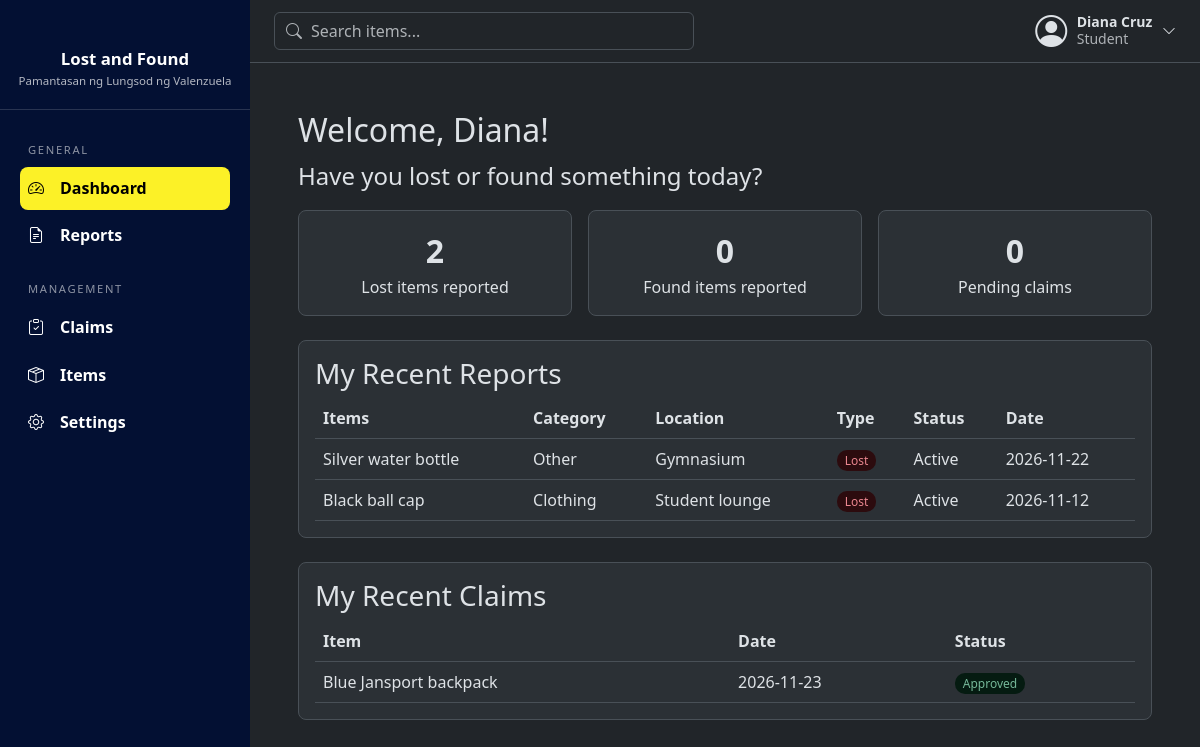
/dashboard (signed in), run on an earlier commit of the app's database.
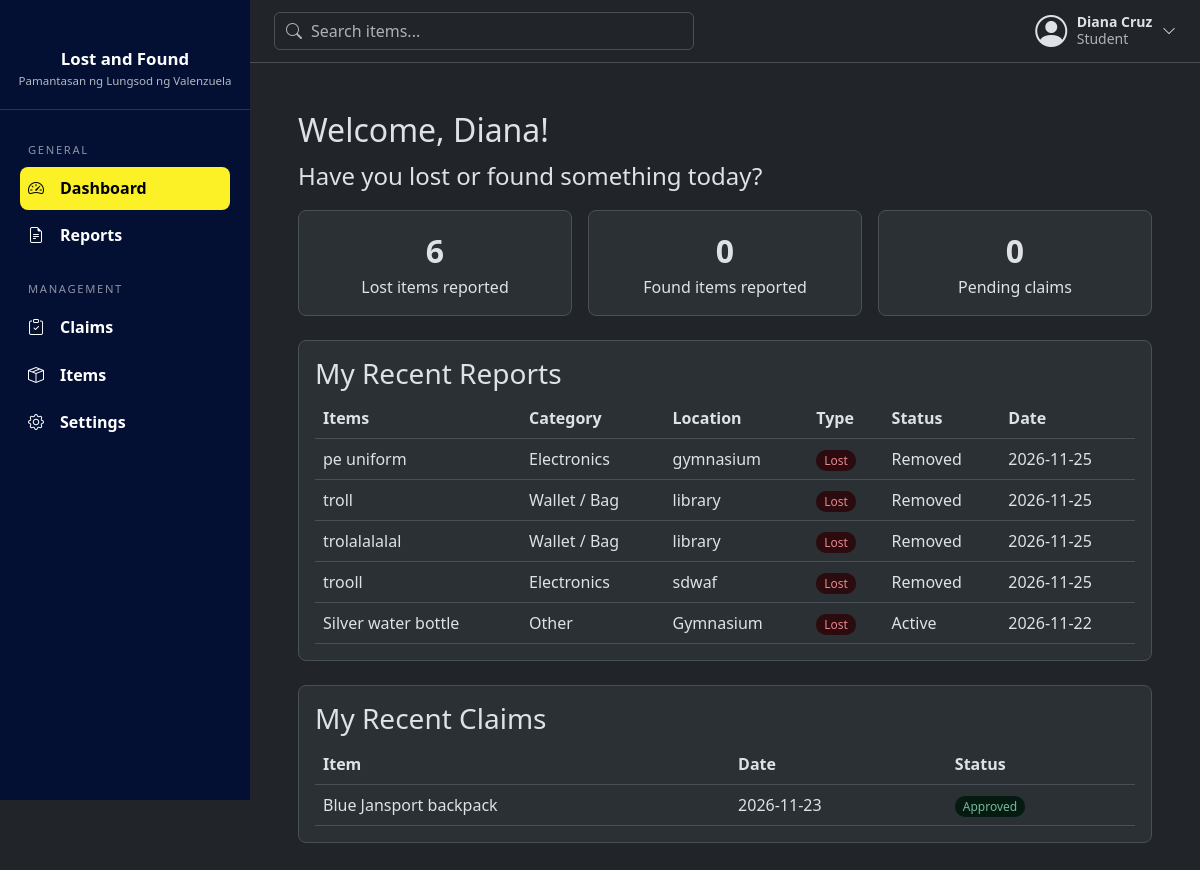
And on a later commit of the database.
### tables this page shows
CREATE TABLE items (
            item_id INTEGER PRIMARY KEY AUTOINCREMENT,
            user_id INTEGER NOT NULL,
            name TEXT NOT NULL,
            category TEXT NOT NULL,
            description TEXT,
            location TEXT NOT NULL,
            item_status TEXT NOT NULL
                CHECK(item_status IN ('Lost', 'Found')),
            status TEXT NOT NULL DEFAULT 'Active'
                CHECK(status IN ('Active', 'Claimed', 'Returned', 'Removed')),
            date_reported DATE NOT NULL DEFAULT CURRENT_DATE,

            FOREIGN KEY (user_id) REFERENCES users (id)
        );

CREATE TABLE claims (
            claim_id INTEGER PRIMARY KEY AUTOINCREMENT,
            item_id INTEGER NOT NULL,
            user_id INTEGER NOT NULL,
            proof_description TEXT NOT NULL,
            claim_date DATE NOT NULL DEFAULT CURRENT_DATE,
            claim_status TEXT NOT NULL DEFAULT 'Pending'
                CHECK(claim_status IN ('Pending', 'Approved', 'Rejected')), admin_note TEXT,

            FOREIGN KEY (item_id) REFERENCES items (item_id),
            FOREIGN KEY (user_id) REFERENCES users (id)
        );

### routes/user_routes.py (the view)
@bp.route("/dashboard")
@login_required
def dashboard():
    db = get_db()
    user_id = session["user_id"]
    my_items = db.execute(
        "SELECT item_id, name, category, location, item_status, status, date_reported "
        "FROM items WHERE user_id = ? ORDER BY date_reported DESC, item_id DESC",
        (user_id,),
    ).fetchall()
    my_claims = db.execute(
        "SELECT claims.claim_id, claims.claim_date, claims.claim_status, items.name "
        "FROM claims JOIN items ON claims.item_id = items.item_id "
        "WHERE claims.user_id = ? ORDER BY claims.claim_date DESC, claims.claim_id DESC",
        (user_id,),
    ).fetchall()
    lost_count = 0
    found_count = 0
    for item in my_items:
        if item["item_status"] == "Lost":
            lost_count = lost_count + 1
        else:
            found_count = found_count + 1
    pending_count = 0
    for claim in my_claims:
        if claim["claim_status"] == "Pending":
            pending_count = pending_count + 1
    return render_template(
        "user/dashboard.html",
        full_name=session["full_name"],
        role=session["role"],
        my_items=my_items[:5],
        my_claims=my_claims[:5],
        lost_count=lost_count,
        found_count=found_count,
        pending_count=pending_count,
    )

### database/connection.py (called while the page is built)
def get_db():
    if "db" not in g:
        g.db = sqlite3.connect(current_app.config["DATABASE"])
        g.db.row_factory = sqlite3.Row
    return g.db

### models/user_model.py (called while the page is built)
def get_by_id(user_id):
    return get_db().execute("SELECT * FROM users WHERE id = ?", (user_id,)).fetchone()

### routes/utils.py (called while the page is built)
def login_required(view):
    @wraps(view)
    def wrapped(*args, **kwargs):
        if "user_id" not in session:
            flash("Please log in first.", "warning")
            return redirect(url_for("auth.login"))
        user = user_model.get_by_id(session["user_id"])
        if user is None or not user["is_active"]:
            session.clear()
            flash("Your account is no longer active. Please contact an administrator.", "warning")
            return redirect(url_for("auth.login"))
        return view(*args, **kwargs)
    return wrapped

### templates/user/dashboard.html (shortened to what this page needs)
{% extends "base.html" %}
{% block content %}
<h2>Welcome, {{ full_name.split()[0] }}!</h2>
<p style="font-size: 1.5rem;">Have you lost or found something today?</p>
<div class="dash-cards">
    <div class="dash-card">
        <div class="number">{{ lost_count }}</div>
        <div>Lost items reported</div>
    </div>
    <div class="dash-card">
        <div class="number">{{ found_count }}</div>
        <div>Found items reported</div>
    </div>
    <div class="dash-card">
        <div class="number">{{ pending_count }}</div>
        <div>Pending claims</div>
    </div>
</div>
<div class="dash-section">
    <h3>My Recent Reports</h3>
    {% if my_items %}
    <table>
        <tr>
            <th>Items</th>
            <th>Category</th>
            <th>Location</th>
            <th>Type</th>
            <th>Status</th>
            <th>Date</th>
        </tr>
        {% for item in my_items %}
        <tr>
            <td>{{ item["name"] }}</td>
            <td>{{ item["category"] }}</td>
            <td>{{ item["location"] }}</td>
            <td><span class="dash-badge {{ item['item_status'] }}">{{ item["item_status"] }}</span></td>
            <td>{{ item["status"] }}</td>
            <td>{{ item["date_reported"] }}</td>
        </tr>
        {% endfor %}
    </table>
    {% else %}
    <p class="dash-empty">You haven't reported any items yet.</p>
    {% endif %}
</div>
<div class="dash-section">
    <h3>My Recent Claims</h3>
    {% if my_claims %}
    <table>
        <tr>
            <th>Item</th>
            <th>Date</th>
            <th>Status</th>
        </tr>
        {% for claim in my_claims %}
        <tr>
            <td>{{ claim["name"] }}</td>
            <td>{{ claim["claim_date"] }}</td>
            <td><span class="dash-badge {{ claim['claim_status'] }}">{{ claim["claim_status"] }}</span></td>
        </tr>
        {% endfor %}
    </table>
    {% else %}
    <p class="dash-empty">You haven't made any claims yet.</p>
    {% endif %}
</div>
{% endblock %}

What changed in the data, as far as the page shows it:
no longer on this page (row unchanged): items: name "Black ball cap", category "Clothing", location "Student lounge", item_status "Lost", status "Active", date_reported "2026-11-12"
added items: name "pe uniform", category "Electronics", location "gymnasium", item_status "Lost", status "Removed", date_reported "2026-11-25"
added items: name "troll", category "Wallet / Bag", location "library", item_status "Lost", status "Removed", date_reported "2026-11-25"
added items: name "trolalalalal", category "Wallet / Bag", location "library", item_status "Lost", status "Removed", date_reported "2026-11-25"
added items: name "trooll", category "Electronics", location "sdwaf", item_status "Lost", status "Removed", date_reported "2026-11-25"
Also different on the page:
{{ lost_count }}: "2" → "6"
